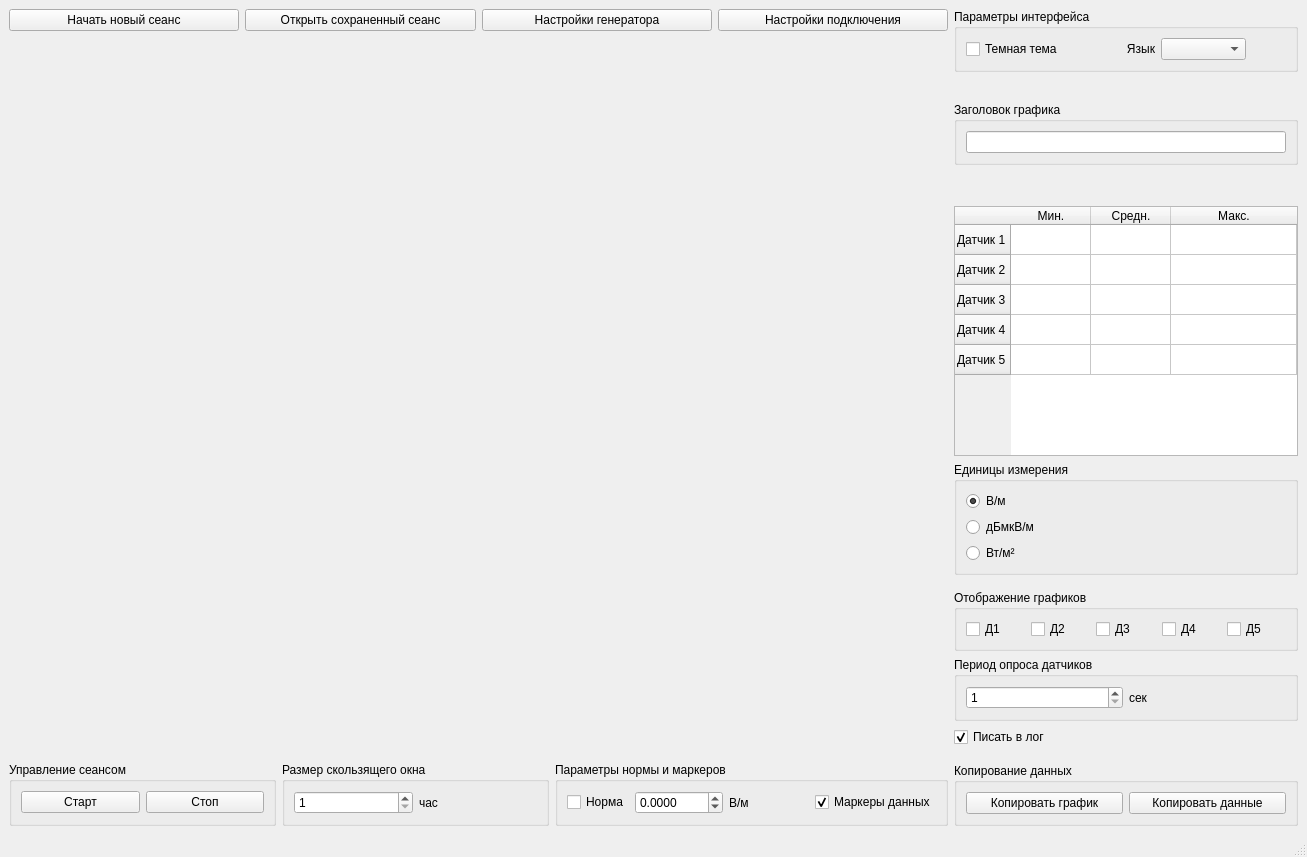
<?xml version="1.0" encoding="UTF-8"?>
<ui version="4.0">
 <class>MainWindow</class>
 <widget class="QMainWindow" name="MainWindow">
  <property name="geometry">
   <rect>
    <x>0</x>
    <y>0</y>
    <width>1307</width>
    <height>857</height>
   </rect>
  </property>
  <property name="windowTitle">
   <string>СМЭП Клиент</string>
  </property>
  <widget class="QWidget" name="centralwidget">
   <layout class="QHBoxLayout" name="horizontalLayout_13">
    <item>
     <layout class="QHBoxLayout" name="horizontalLayout_3">
      <item>
       <layout class="QVBoxLayout" name="verticalLayout_8">
        <item>
         <layout class="QVBoxLayout" name="verticalLayout_7">
          <item>
           <layout class="QHBoxLayout" name="horizontalLayout_5">
            <item>
             <widget class="QPushButton" name="start_button">
              <property name="text">
               <string>Начать новый сеанс</string>
              </property>
             </widget>
            </item>
            <item>
             <widget class="QPushButton" name="open_button">
              <property name="text">
               <string>Открыть сохраненный сеанс</string>
              </property>
             </widget>
            </item>
            <item>
             <widget class="QPushButton" name="open_generator_button">
              <property name="text">
               <string>Настройки генератора</string>
              </property>
             </widget>
            </item>
            <item>
             <widget class="QPushButton" name="connection_settings_button">
              <property name="text">
               <string>Настройки подключения</string>
              </property>
             </widget>
            </item>
           </layout>
          </item>
          <item>
           <layout class="QVBoxLayout" name="verticalLayout_4">
            <item>
             <widget class="CustomPlot" name="customplot" native="true">
              <property name="sizePolicy">
               <sizepolicy hsizetype="Expanding" vsizetype="Expanding">
                <horstretch>0</horstretch>
                <verstretch>0</verstretch>
               </sizepolicy>
              </property>
              <property name="minimumSize">
               <size>
                <width>0</width>
                <height>400</height>
               </size>
              </property>
              <layout class="QVBoxLayout" name="verticalLayout_2"/>
             </widget>
            </item>
           </layout>
          </item>
         </layout>
        </item>
        <item>
         <layout class="QHBoxLayout" name="horizontalLayout_2">
          <item>
           <widget class="QGroupBox" name="groupBox_3">
            <property name="title">
             <string>Управление сеансом</string>
            </property>
            <layout class="QHBoxLayout" name="horizontalLayout_7">
             <item>
              <widget class="QPushButton" name="graph_start_button">
               <property name="text">
                <string>Старт</string>
               </property>
              </widget>
             </item>
             <item>
              <widget class="QPushButton" name="stop_button">
               <property name="text">
                <string>Стоп</string>
               </property>
              </widget>
             </item>
            </layout>
           </widget>
          </item>
          <item>
           <widget class="QGroupBox" name="groupBox">
            <property name="title">
             <string>Размер скользящего окна</string>
            </property>
            <layout class="QHBoxLayout" name="horizontalLayout_4">
             <item>
              <layout class="QHBoxLayout" name="horizontalLayout">
               <item>
                <widget class="QSpinBox" name="slide_window_time_spinbox">
                 <property name="minimum">
                  <number>1</number>
                 </property>
                 <property name="maximum">
                  <number>120</number>
                 </property>
                 <property name="value">
                  <number>1</number>
                 </property>
                </widget>
               </item>
               <item>
                <widget class="QLabel" name="label_2">
                 <property name="text">
                  <string>час</string>
                 </property>
                </widget>
               </item>
              </layout>
             </item>
            </layout>
           </widget>
          </item>
          <item>
           <widget class="QGroupBox" name="groupBox_5">
            <property name="title">
             <string>Параметры нормы и маркеров</string>
            </property>
            <layout class="QHBoxLayout" name="horizontalLayout_9">
             <item>
              <widget class="QCheckBox" name="norma_checkbox">
               <property name="text">
                <string>Норма</string>
               </property>
              </widget>
             </item>
             <item>
              <widget class="QDoubleSpinBox" name="norma_val_spinbox">
               <property name="decimals">
                <number>4</number>
               </property>
               <property name="minimum">
                <double>-1000.000000000000000</double>
               </property>
               <property name="maximum">
                <double>1000.000000000000000</double>
               </property>
              </widget>
             </item>
             <item>
              <widget class="QLabel" name="norma_unit_label">
               <property name="text">
                <string>В/м</string>
               </property>
              </widget>
             </item>
             <item>
              <widget class="QLabel" name="label_4">
               <property name="text">
                <string>                </string>
               </property>
              </widget>
             </item>
             <item>
              <widget class="QCheckBox" name="marker_checkbox">
               <property name="text">
                <string>Маркеры данных</string>
               </property>
               <property name="checked">
                <bool>true</bool>
               </property>
              </widget>
             </item>
            </layout>
           </widget>
          </item>
         </layout>
        </item>
       </layout>
      </item>
      <item>
       <layout class="QVBoxLayout" name="verticalLayout_6">
        <item>
         <layout class="QVBoxLayout" name="verticalLayout_5">
          <item>
           <widget class="QGroupBox" name="groupBox_9">
            <property name="title">
             <string>Параметры интерфейса</string>
            </property>
            <layout class="QHBoxLayout" name="horizontalLayout_14">
             <item>
              <layout class="QHBoxLayout" name="horizontalLayout_10">
               <item>
                <widget class="QCheckBox" name="dark_theme_checkbox">
                 <property name="text">
                  <string>Темная тема</string>
                 </property>
                </widget>
               </item>
               <item>
                <widget class="QLabel" name="label_3">
                 <property name="sizePolicy">
                  <sizepolicy hsizetype="Minimum" vsizetype="Preferred">
                   <horstretch>0</horstretch>
                   <verstretch>0</verstretch>
                  </sizepolicy>
                 </property>
                 <property name="text">
                  <string>Язык</string>
                 </property>
                 <property name="alignment">
                  <set>Qt::AlignRight|Qt::AlignTrailing|Qt::AlignVCenter</set>
                 </property>
                </widget>
               </item>
               <item>
                <widget class="QComboBox" name="locale_combo_box">
                 <property name="sizePolicy">
                  <sizepolicy hsizetype="Minimum" vsizetype="Fixed">
                   <horstretch>0</horstretch>
                   <verstretch>0</verstretch>
                  </sizepolicy>
                 </property>
                </widget>
               </item>
               <item>
                <spacer name="horizontalSpacer">
                 <property name="orientation">
                  <enum>Qt::Horizontal</enum>
                 </property>
                 <property name="sizeType">
                  <enum>QSizePolicy::Minimum</enum>
                 </property>
                 <property name="sizeHint" stdset="0">
                  <size>
                   <width>40</width>
                   <height>20</height>
                  </size>
                 </property>
                </spacer>
               </item>
              </layout>
             </item>
            </layout>
           </widget>
          </item>
          <item>
           <spacer name="verticalSpacer_2">
            <property name="orientation">
             <enum>Qt::Vertical</enum>
            </property>
            <property name="sizeHint" stdset="0">
             <size>
              <width>20</width>
              <height>40</height>
             </size>
            </property>
           </spacer>
          </item>
          <item>
           <widget class="QGroupBox" name="groupBox_6">
            <property name="title">
             <string>Заголовок графика</string>
            </property>
            <layout class="QVBoxLayout" name="verticalLayout_9">
             <item>
              <widget class="QLineEdit" name="tittle_line_edit">
               <property name="sizePolicy">
                <sizepolicy hsizetype="Preferred" vsizetype="Fixed">
                 <horstretch>0</horstretch>
                 <verstretch>0</verstretch>
                </sizepolicy>
               </property>
               <property name="minimumSize">
                <size>
                 <width>320</width>
                 <height>0</height>
                </size>
               </property>
               <property name="maximumSize">
                <size>
                 <width>380</width>
                 <height>16777215</height>
                </size>
               </property>
              </widget>
             </item>
            </layout>
           </widget>
          </item>
          <item>
           <spacer name="verticalSpacer_3">
            <property name="orientation">
             <enum>Qt::Vertical</enum>
            </property>
            <property name="sizeHint" stdset="0">
             <size>
              <width>20</width>
              <height>40</height>
             </size>
            </property>
           </spacer>
          </item>
         </layout>
        </item>
        <item>
         <widget class="QTableWidget" name="minmax_values_table">
          <property name="sizePolicy">
           <sizepolicy hsizetype="Preferred" vsizetype="Expanding">
            <horstretch>0</horstretch>
            <verstretch>0</verstretch>
           </sizepolicy>
          </property>
          <property name="minimumSize">
           <size>
            <width>300</width>
            <height>250</height>
           </size>
          </property>
          <property name="maximumSize">
           <size>
            <width>450</width>
            <height>230</height>
           </size>
          </property>
          <attribute name="horizontalHeaderMinimumSectionSize">
           <number>30</number>
          </attribute>
          <attribute name="horizontalHeaderDefaultSectionSize">
           <number>80</number>
          </attribute>
          <attribute name="horizontalHeaderStretchLastSection">
           <bool>true</bool>
          </attribute>
          <row>
           <property name="text">
            <string>Датчик 1</string>
           </property>
          </row>
          <row>
           <property name="text">
            <string>Датчик 2</string>
           </property>
          </row>
          <row>
           <property name="text">
            <string>Датчик 3</string>
           </property>
          </row>
          <row>
           <property name="text">
            <string>Датчик 4</string>
           </property>
          </row>
          <row>
           <property name="text">
            <string>Датчик 5</string>
           </property>
          </row>
          <column>
           <property name="text">
            <string>Мин.</string>
           </property>
          </column>
          <column>
           <property name="text">
            <string>Средн.</string>
           </property>
          </column>
          <column>
           <property name="text">
            <string>Макс.</string>
           </property>
          </column>
         </widget>
        </item>
        <item>
         <spacer name="verticalSpacer_5">
          <property name="orientation">
           <enum>Qt::Vertical</enum>
          </property>
          <property name="sizeHint" stdset="0">
           <size>
            <width>20</width>
            <height>40</height>
           </size>
          </property>
         </spacer>
        </item>
        <item>
         <widget class="QGroupBox" name="groupBox_2">
          <property name="maximumSize">
           <size>
            <width>380</width>
            <height>16777215</height>
           </size>
          </property>
          <property name="title">
           <string>Единицы измерения</string>
          </property>
          <layout class="QVBoxLayout" name="verticalLayout_3">
           <item>
            <widget class="QRadioButton" name="units_rbutton1">
             <property name="text">
              <string>В/м</string>
             </property>
             <property name="checked">
              <bool>true</bool>
             </property>
            </widget>
           </item>
           <item>
            <widget class="QRadioButton" name="units_rbutton2">
             <property name="text">
              <string>дБмкВ/м</string>
             </property>
             <property name="checked">
              <bool>false</bool>
             </property>
            </widget>
           </item>
           <item>
            <widget class="QRadioButton" name="units_rbutton3">
             <property name="text">
              <string>Вт/м²</string>
             </property>
            </widget>
           </item>
          </layout>
         </widget>
        </item>
        <item>
         <spacer name="verticalSpacer_4">
          <property name="orientation">
           <enum>Qt::Vertical</enum>
          </property>
          <property name="sizeHint" stdset="0">
           <size>
            <width>20</width>
            <height>40</height>
           </size>
          </property>
         </spacer>
        </item>
        <item>
         <widget class="QGroupBox" name="groupBox_8">
          <property name="title">
           <string>Отображение графиков</string>
          </property>
          <layout class="QHBoxLayout" name="horizontalLayout_12">
           <item>
            <layout class="QHBoxLayout" name="horizontalLayout_11">
             <item>
              <widget class="QCheckBox" name="s1_legend_checkbox">
               <property name="text">
                <string>Д1</string>
               </property>
              </widget>
             </item>
             <item>
              <widget class="QCheckBox" name="s2_legend_checkbox">
               <property name="text">
                <string>Д2</string>
               </property>
              </widget>
             </item>
             <item>
              <widget class="QCheckBox" name="s3_legend_checkbox">
               <property name="text">
                <string>Д3</string>
               </property>
              </widget>
             </item>
             <item>
              <widget class="QCheckBox" name="s4_legend_checkbox">
               <property name="text">
                <string>Д4</string>
               </property>
              </widget>
             </item>
             <item>
              <widget class="QCheckBox" name="s5_legend_checkbox">
               <property name="text">
                <string>Д5</string>
               </property>
              </widget>
             </item>
            </layout>
           </item>
          </layout>
         </widget>
        </item>
        <item>
         <widget class="QGroupBox" name="groupBox_7">
          <property name="title">
           <string>Период опроса датчиков</string>
          </property>
          <layout class="QHBoxLayout" name="horizontalLayout_6">
           <item>
            <widget class="QSpinBox" name="measure_interval_line_edit">
             <property name="minimum">
              <number>1</number>
             </property>
             <property name="maximum">
              <number>60</number>
             </property>
             <property name="value">
              <number>1</number>
             </property>
            </widget>
           </item>
           <item>
            <widget class="QLabel" name="label">
             <property name="text">
              <string>сек</string>
             </property>
            </widget>
           </item>
          </layout>
         </widget>
        </item>
        <item>
         <widget class="QCheckBox" name="log_checkbox">
          <property name="text">
           <string>Писать в лог</string>
          </property>
          <property name="checked">
           <bool>true</bool>
          </property>
         </widget>
        </item>
        <item>
         <spacer name="verticalSpacer">
          <property name="orientation">
           <enum>Qt::Vertical</enum>
          </property>
          <property name="sizeHint" stdset="0">
           <size>
            <width>20</width>
            <height>40</height>
           </size>
          </property>
         </spacer>
        </item>
        <item>
         <widget class="QGroupBox" name="groupBox_4">
          <property name="title">
           <string>Копирование данных</string>
          </property>
          <layout class="QHBoxLayout" name="horizontalLayout_8">
           <item>
            <widget class="QPushButton" name="copy_graph_button">
             <property name="text">
              <string>Копировать график</string>
             </property>
            </widget>
           </item>
           <item>
            <widget class="QPushButton" name="copy_data_button">
             <property name="text">
              <string>Копировать данные</string>
             </property>
            </widget>
           </item>
          </layout>
         </widget>
        </item>
       </layout>
      </item>
     </layout>
    </item>
   </layout>
  </widget>
  <widget class="QMenuBar" name="menubar">
   <property name="geometry">
    <rect>
     <x>0</x>
     <y>0</y>
     <width>1307</width>
     <height>26</height>
    </rect>
   </property>
  </widget>
  <widget class="QStatusBar" name="statusbar"/>
 </widget>
 <customwidgets>
  <customwidget>
   <class>CustomPlot</class>
   <extends>QWidget</extends>
   <header location="global">.CustomPlot</header>
   <container>1</container>
  </customwidget>
 </customwidgets>
 <resources/>
 <connections/>
</ui>
